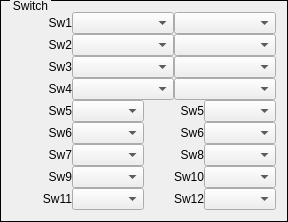
       <widget class="QGroupBox" name="groupBoxTX_Switch">
        <property name="styleSheet">
         <string notr="true">QGroupBox{ border:1px solid black; margin-top:0.5ex; }
QGroupBox::title { subcontrol-origin:margin; subcontrol-position:top left; top:-1px; left:10px; margin-left: 0px; padding:0 1px; }</string>
        </property>
        <property name="title">
         <string>Switch</string>
        </property>
        <layout class="QVBoxLayout" name="verticalLayout_4">
         <property name="spacing">
          <number>0</number>
         </property>
         <item>
          <layout class="QHBoxLayout" name="horizontalLayoutTx4_2">
           <property name="spacing">
            <number>0</number>
           </property>
           <item>
            <widget class="QLabel" name="labelTXSw1">
             <property name="sizePolicy">
              <sizepolicy hsizetype="Fixed" vsizetype="Fixed">
               <horstretch>0</horstretch>
               <verstretch>0</verstretch>
              </sizepolicy>
             </property>
             <property name="minimumSize">
              <size>
               <width>60</width>
               <height>16</height>
              </size>
             </property>
             <property name="text">
              <string>Sw1</string>
             </property>
             <property name="alignment">
              <set>Qt::AlignRight|Qt::AlignTrailing|Qt::AlignVCenter</set>
             </property>
            </widget>
           </item>
           <item>
            <widget class="QComboBox" name="comboBoxTX0Sw1">
             <property name="sizePolicy">
              <sizepolicy hsizetype="Expanding" vsizetype="Fixed">
               <horstretch>5</horstretch>
               <verstretch>0</verstretch>
              </sizepolicy>
             </property>
            </widget>
           </item>
           <item>
            <widget class="QComboBox" name="comboBoxTX1Sw1">
             <property name="sizePolicy">
              <sizepolicy hsizetype="Expanding" vsizetype="Fixed">
               <horstretch>5</horstretch>
               <verstretch>0</verstretch>
              </sizepolicy>
             </property>
            </widget>
           </item>
          </layout>
         </item>
         <item>
          <layout class="QHBoxLayout" name="horizontalLayoutTx4_3">
           <property name="spacing">
            <number>0</number>
           </property>
           <item>
            <widget class="QLabel" name="labelTXSw2">
             <property name="sizePolicy">
              <sizepolicy hsizetype="Fixed" vsizetype="Fixed">
               <horstretch>0</horstretch>
               <verstretch>0</verstretch>
              </sizepolicy>
             </property>
             <property name="minimumSize">
              <size>
               <width>60</width>
               <height>16</height>
              </size>
             </property>
             <property name="text">
              <string>Sw2</string>
             </property>
             <property name="alignment">
              <set>Qt::AlignRight|Qt::AlignTrailing|Qt::AlignVCenter</set>
             </property>
            </widget>
           </item>
           <item>
            <widget class="QComboBox" name="comboBoxTX0Sw2">
             <property name="sizePolicy">
              <sizepolicy hsizetype="Expanding" vsizetype="Fixed">
               <horstretch>5</horstretch>
               <verstretch>0</verstretch>
              </sizepolicy>
             </property>
            </widget>
           </item>
           <item>
            <widget class="QComboBox" name="comboBoxTX1Sw2">
             <property name="sizePolicy">
              <sizepolicy hsizetype="Expanding" vsizetype="Fixed">
               <horstretch>5</horstretch>
               <verstretch>0</verstretch>
              </sizepolicy>
             </property>
            </widget>
           </item>
          </layout>
         </item>
         <item>
          <layout class="QHBoxLayout" name="horizontalLayoutTx4_4">
           <property name="spacing">
            <number>0</number>
           </property>
           <item>
            <widget class="QLabel" name="labelTXSw3">
             <property name="sizePolicy">
              <sizepolicy hsizetype="Fixed" vsizetype="Fixed">
               <horstretch>0</horstretch>
               <verstretch>0</verstretch>
              </sizepolicy>
             </property>
             <property name="minimumSize">
              <size>
               <width>60</width>
               <height>16</height>
              </size>
             </property>
             <property name="text">
              <string>Sw3</string>
             </property>
             <property name="alignment">
              <set>Qt::AlignRight|Qt::AlignTrailing|Qt::AlignVCenter</set>
             </property>
            </widget>
           </item>
           <item>
            <widget class="QComboBox" name="comboBoxTX0Sw3">
             <property name="sizePolicy">
              <sizepolicy hsizetype="Expanding" vsizetype="Fixed">
               <horstretch>5</horstretch>
               <verstretch>0</verstretch>
              </sizepolicy>
             </property>
            </widget>
           </item>
           <item>
            <widget class="QComboBox" name="comboBoxTX1Sw3">
             <property name="sizePolicy">
              <sizepolicy hsizetype="Expanding" vsizetype="Fixed">
               <horstretch>5</horstretch>
               <verstretch>0</verstretch>
              </sizepolicy>
             </property>
            </widget>
           </item>
          </layout>
         </item>
         <item>
          <layout class="QHBoxLayout" name="horizontalLayoutTx4_5">
           <property name="spacing">
            <number>0</number>
           </property>
           <item>
            <widget class="QLabel" name="labelTXSw4">
             <property name="sizePolicy">
              <sizepolicy hsizetype="Fixed" vsizetype="Fixed">
               <horstretch>0</horstretch>
               <verstretch>0</verstretch>
              </sizepolicy>
             </property>
             <property name="minimumSize">
              <size>
               <width>60</width>
               <height>16</height>
              </size>
             </property>
             <property name="text">
              <string>Sw4</string>
             </property>
             <property name="alignment">
              <set>Qt::AlignRight|Qt::AlignTrailing|Qt::AlignVCenter</set>
             </property>
            </widget>
           </item>
           <item>
            <widget class="QComboBox" name="comboBoxTX0Sw4">
             <property name="sizePolicy">
              <sizepolicy hsizetype="Expanding" vsizetype="Fixed">
               <horstretch>5</horstretch>
               <verstretch>0</verstretch>
              </sizepolicy>
             </property>
            </widget>
           </item>
           <item>
            <widget class="QComboBox" name="comboBoxTX1Sw4">
             <property name="sizePolicy">
              <sizepolicy hsizetype="Expanding" vsizetype="Fixed">
               <horstretch>5</horstretch>
               <verstretch>0</verstretch>
              </sizepolicy>
             </property>
            </widget>
           </item>
          </layout>
         </item>
         <item>
          <layout class="QHBoxLayout" name="horizontalLayoutTx4_6">
           <property name="spacing">
            <number>0</number>
           </property>
           <item>
            <widget class="QLabel" name="labelTX0Sw5">
             <property name="sizePolicy">
              <sizepolicy hsizetype="Fixed" vsizetype="Fixed">
               <horstretch>0</horstretch>
               <verstretch>0</verstretch>
              </sizepolicy>
             </property>
             <property name="minimumSize">
              <size>
               <width>60</width>
               <height>16</height>
              </size>
             </property>
             <property name="text">
              <string>Sw5</string>
             </property>
             <property name="alignment">
              <set>Qt::AlignRight|Qt::AlignTrailing|Qt::AlignVCenter</set>
             </property>
            </widget>
           </item>
           <item>
            <widget class="QComboBox" name="comboBoxTX0Sw5">
             <property name="sizePolicy">
              <sizepolicy hsizetype="Expanding" vsizetype="Fixed">
               <horstretch>5</horstretch>
               <verstretch>0</verstretch>
              </sizepolicy>
             </property>
            </widget>
           </item>
           <item>
            <widget class="QLabel" name="labelTX1Sw5">
             <property name="sizePolicy">
              <sizepolicy hsizetype="Fixed" vsizetype="Fixed">
               <horstretch>0</horstretch>
               <verstretch>0</verstretch>
              </sizepolicy>
             </property>
             <property name="minimumSize">
              <size>
               <width>60</width>
               <height>16</height>
              </size>
             </property>
             <property name="text">
              <string>Sw5</string>
             </property>
             <property name="alignment">
              <set>Qt::AlignRight|Qt::AlignTrailing|Qt::AlignVCenter</set>
             </property>
            </widget>
           </item>
           <item>
            <widget class="QComboBox" name="comboBoxTX1Sw5">
             <property name="sizePolicy">
              <sizepolicy hsizetype="Expanding" vsizetype="Fixed">
               <horstretch>5</horstretch>
               <verstretch>0</verstretch>
              </sizepolicy>
             </property>
            </widget>
           </item>
          </layout>
         </item>
         <item>
          <layout class="QHBoxLayout" name="horizontalLayoutTx4_7">
           <property name="spacing">
            <number>0</number>
           </property>
           <item>
            <widget class="QLabel" name="labelTX0Sw6">
             <property name="sizePolicy">
              <sizepolicy hsizetype="Fixed" vsizetype="Fixed">
               <horstretch>0</horstretch>
               <verstretch>0</verstretch>
              </sizepolicy>
             </property>
             <property name="minimumSize">
              <size>
               <width>60</width>
               <height>16</height>
              </size>
             </property>
             <property name="text">
              <string>Sw6</string>
             </property>
             <property name="alignment">
              <set>Qt::AlignRight|Qt::AlignTrailing|Qt::AlignVCenter</set>
             </property>
            </widget>
           </item>
           <item>
            <widget class="QComboBox" name="comboBoxTX0Sw6">
             <property name="sizePolicy">
              <sizepolicy hsizetype="Expanding" vsizetype="Fixed">
               <horstretch>5</horstretch>
               <verstretch>0</verstretch>
              </sizepolicy>
             </property>
            </widget>
           </item>
           <item>
            <widget class="QLabel" name="labelTX1Sw6">
             <property name="sizePolicy">
              <sizepolicy hsizetype="Fixed" vsizetype="Fixed">
               <horstretch>0</horstretch>
               <verstretch>0</verstretch>
              </sizepolicy>
             </property>
             <property name="minimumSize">
              <size>
               <width>60</width>
               <height>16</height>
              </size>
             </property>
             <property name="text">
              <string>Sw6</string>
             </property>
             <property name="alignment">
              <set>Qt::AlignRight|Qt::AlignTrailing|Qt::AlignVCenter</set>
             </property>
            </widget>
           </item>
           <item>
            <widget class="QComboBox" name="comboBoxTX1Sw6">
             <property name="sizePolicy">
              <sizepolicy hsizetype="Expanding" vsizetype="Fixed">
               <horstretch>5</horstretch>
               <verstretch>0</verstretch>
              </sizepolicy>
             </property>
            </widget>
           </item>
          </layout>
         </item>
         <item>
          <layout class="QHBoxLayout" name="horizontalLayoutTx4_8">
           <property name="spacing">
            <number>0</number>
           </property>
           <item>
            <widget class="QLabel" name="labelTX0Sw7">
             <property name="sizePolicy">
              <sizepolicy hsizetype="Fixed" vsizetype="Fixed">
               <horstretch>0</horstretch>
               <verstretch>0</verstretch>
              </sizepolicy>
             </property>
             <property name="minimumSize">
              <size>
               <width>60</width>
               <height>16</height>
              </size>
             </property>
             <property name="text">
              <string>Sw7</string>
             </property>
             <property name="alignment">
              <set>Qt::AlignRight|Qt::AlignTrailing|Qt::AlignVCenter</set>
             </property>
            </widget>
           </item>
           <item>
            <widget class="QComboBox" name="comboBoxTX0Sw7">
             <property name="sizePolicy">
              <sizepolicy hsizetype="Expanding" vsizetype="Fixed">
               <horstretch>5</horstretch>
               <verstretch>0</verstretch>
              </sizepolicy>
             </property>
            </widget>
           </item>
           <item>
            <widget class="QLabel" name="labelTX0Sw8">
             <property name="sizePolicy">
              <sizepolicy hsizetype="Fixed" vsizetype="Fixed">
               <horstretch>0</horstretch>
               <verstretch>0</verstretch>
              </sizepolicy>
             </property>
             <property name="minimumSize">
              <size>
               <width>60</width>
               <height>16</height>
              </size>
             </property>
             <property name="text">
              <string>Sw8</string>
             </property>
             <property name="alignment">
              <set>Qt::AlignRight|Qt::AlignTrailing|Qt::AlignVCenter</set>
             </property>
            </widget>
           </item>
           <item>
            <widget class="QComboBox" name="comboBoxTX0Sw8">
             <property name="sizePolicy">
              <sizepolicy hsizetype="Expanding" vsizetype="Fixed">
               <horstretch>5</horstretch>
               <verstretch>0</verstretch>
              </sizepolicy>
             </property>
            </widget>
           </item>
          </layout>
         </item>
         <item>
          <layout class="QHBoxLayout" name="horizontalLayoutTx4_9">
           <property name="spacing">
            <number>0</number>
           </property>
           <item>
            <widget class="QLabel" name="labelTX0Sw9">
             <property name="sizePolicy">
              <sizepolicy hsizetype="Fixed" vsizetype="Fixed">
               <horstretch>0</horstretch>
               <verstretch>0</verstretch>
              </sizepolicy>
             </property>
             <property name="minimumSize">
              <size>
               <width>60</width>
               <height>16</height>
              </size>
             </property>
             <property name="text">
              <string>Sw9</string>
             </property>
             <property name="alignment">
              <set>Qt::AlignRight|Qt::AlignTrailing|Qt::AlignVCenter</set>
             </property>
            </widget>
           </item>
           <item>
            <widget class="QComboBox" name="comboBoxTX0Sw9">
             <property name="sizePolicy">
              <sizepolicy hsizetype="Expanding" vsizetype="Fixed">
               <horstretch>5</horstretch>
               <verstretch>0</verstretch>
              </sizepolicy>
             </property>
            </widget>
           </item>
           <item>
            <widget class="QLabel" name="labelTX0Sw10">
             <property name="sizePolicy">
              <sizepolicy hsizetype="Fixed" vsizetype="Fixed">
               <horstretch>0</horstretch>
               <verstretch>0</verstretch>
              </sizepolicy>
             </property>
             <property name="minimumSize">
              <size>
               <width>60</width>
               <height>16</height>
              </size>
             </property>
             <property name="text">
              <string>Sw10</string>
             </property>
             <property name="alignment">
              <set>Qt::AlignRight|Qt::AlignTrailing|Qt::AlignVCenter</set>
             </property>
            </widget>
           </item>
           <item>
            <widget class="QComboBox" name="comboBoxTX0Sw10">
             <property name="sizePolicy">
              <sizepolicy hsizetype="Expanding" vsizetype="Fixed">
               <horstretch>5</horstretch>
               <verstretch>0</verstretch>
              </sizepolicy>
             </property>
            </widget>
           </item>
          </layout>
         </item>
         <item>
          <layout class="QHBoxLayout" name="horizontalLayoutTx4_10">
           <property name="spacing">
            <number>0</number>
           </property>
           <item>
            <widget class="QLabel" name="labelTX0Sw11">
             <property name="sizePolicy">
              <sizepolicy hsizetype="Fixed" vsizetype="Fixed">
               <horstretch>0</horstretch>
               <verstretch>0</verstretch>
              </sizepolicy>
             </property>
             <property name="minimumSize">
              <size>
               <width>60</width>
               <height>16</height>
              </size>
             </property>
             <property name="text">
              <string>Sw11</string>
             </property>
             <property name="alignment">
              <set>Qt::AlignRight|Qt::AlignTrailing|Qt::AlignVCenter</set>
             </property>
            </widget>
           </item>
           <item>
            <widget class="QComboBox" name="comboBoxTX0Sw11">
             <property name="sizePolicy">
              <sizepolicy hsizetype="Expanding" vsizetype="Fixed">
               <horstretch>5</horstretch>
               <verstretch>0</verstretch>
              </sizepolicy>
             </property>
            </widget>
           </item>
           <item>
            <widget class="QLabel" name="labelTX0Sw12">
             <property name="sizePolicy">
              <sizepolicy hsizetype="Fixed" vsizetype="Fixed">
               <horstretch>0</horstretch>
               <verstretch>0</verstretch>
              </sizepolicy>
             </property>
             <property name="minimumSize">
              <size>
               <width>60</width>
               <height>16</height>
              </size>
             </property>
             <property name="text">
              <string>Sw12</string>
             </property>
             <property name="alignment">
              <set>Qt::AlignRight|Qt::AlignTrailing|Qt::AlignVCenter</set>
             </property>
            </widget>
           </item>
           <item>
            <widget class="QComboBox" name="comboBoxTX0Sw12">
             <property name="sizePolicy">
              <sizepolicy hsizetype="Expanding" vsizetype="Fixed">
               <horstretch>5</horstretch>
               <verstretch>0</verstretch>
              </sizepolicy>
             </property>
            </widget>
           </item>
          </layout>
         </item>
        </layout>
       </widget>
